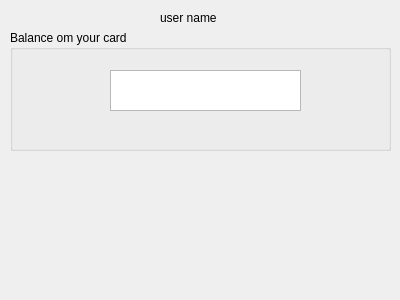
<?xml version="1.0" encoding="UTF-8"?>
<ui version="4.0">
 <class>BalanceForm</class>
 <widget class="QWidget" name="BalanceForm">
  <property name="geometry">
   <rect>
    <x>0</x>
    <y>0</y>
    <width>400</width>
    <height>300</height>
   </rect>
  </property>
  <property name="windowTitle">
   <string>Form</string>
  </property>
  <widget class="QLabel" name="label">
   <property name="geometry">
    <rect>
     <x>160</x>
     <y>10</y>
     <width>91</width>
     <height>16</height>
    </rect>
   </property>
   <property name="text">
    <string>user name</string>
   </property>
  </widget>
  <widget class="QGroupBox" name="cards">
   <property name="geometry">
    <rect>
     <x>10</x>
     <y>30</y>
     <width>381</width>
     <height>121</height>
    </rect>
   </property>
   <property name="title">
    <string>Balance om your card</string>
   </property>
   <widget class="QTextBrowser" name="textBrowser">
    <property name="geometry">
     <rect>
      <x>100</x>
      <y>40</y>
      <width>191</width>
      <height>41</height>
     </rect>
    </property>
   </widget>
  </widget>
 </widget>
 <resources/>
 <connections/>
</ui>
